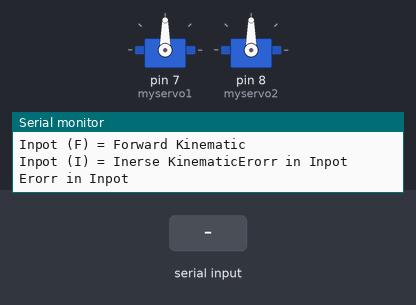
A sketch run on a simulated Arduino Uno, built with avr-gcc and run on an emulated ATmega328P. Parts: 2 × servo, the last lines printed to the serial monitor. The inputs (shaded band) are chosen by the test bench.

Above: at 1.2 s.
1.3 s: "F90\n" received over Serial
At 4.1 s:
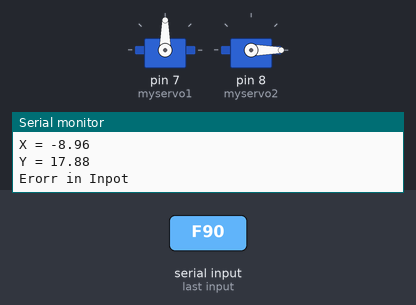
4.3 s: "I90\n" received over Serial
At 7.0 s:
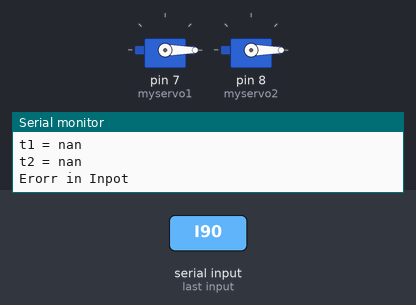
7.3 s: "F,45\n" received over Serial
At 10.1 s:
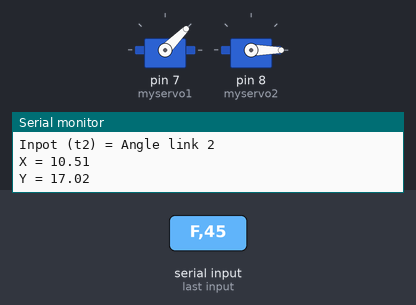
10.3 s: "I,45\n" received over Serial
At 13.4 s:
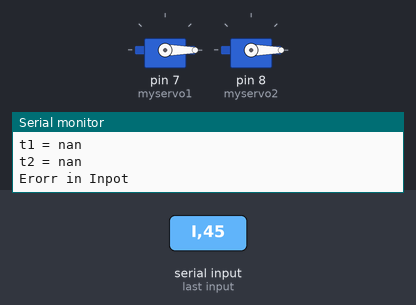
Timing chart, 0 to 14.3 s (numbered marks = the images above; inputs shaded):
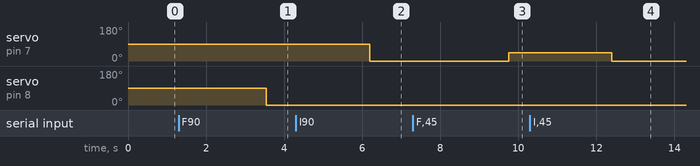

Measured:
- after the input at 1.3 s, servo on pin 8 (myservo2): 90° → 0° after 2.2 s
- after the input at 4.3 s, servo on pin 7 (myservo1): 90° → 0° after 1.9 s
- after the input at 7.3 s, servo on pin 7 (myservo1): 0° → 45° after 2.5 s
- after the input at 10.3 s, servo on pin 7 (myservo1): 45° → 0° after 2.1 s

The sketch:

Code_Arm_Robot.ino
```cpp
#include <Servo.h>

float X;
float Y;
float t1;
float t2;
float t;
float L1 = 10; // cm
float L2 = 10; //cm

Servo myservo1;
Servo myservo2;

void setup() {
  Serial.begin(9600);
  myservo1.attach(7);
  myservo2.attach(8);

  Serial.println("Inpot (F) = Forward Kinematic");
  Serial.print("Inpot (I) = Inerse Kinematic");

}

void loop() {
  char x=Serial.read();
  delay(500);
  if (x == 'F')
  {
    // do Thing  Forward Kinematic
    Serial.println("Inpot (t1) = Angle link 1");
    t1 = Serial.parseFloat();
    delay(500);
    Serial.println(  "Inpot (t2) = Angle link 2");
    t2 = Serial.parseFloat();

    X = L1 * cos(t1) + L2 * cos(t1 + t2);
    Y = L1 * sin(t1) + L2 * sin(t1 + t2);

    myservo1.write(t1);
    myservo2.write(t2);

    Serial.print("X = ");Serial.println(X);
    Serial.print("Y = ");Serial.println(Y);

    delay(15);
  }
  else if (x == 'I')
  {
    // do Thing Inerse Kinematic
    Serial.println("Inpot (X) = X-dirction");
    X = Serial.parseFloat();
    delay(100);
    Serial.println( "Inpot (Y) = Y-dirction");
    Y = Serial.parseFloat();

    float cost2 = (pow(X, 2) + pow(Y, 2) - pow(L1, 2) - pow(L2, 2)) / (2 * L1 * L2);
    t2 = acos(cost2);
    t = sqrt(pow(X, 2) + pow(Y, 2));
    t1=t-t2;

    myservo1.write(t1);
    myservo2.write(t2);

    Serial.print("t1 = ");Serial.println(t1);
    Serial.print("t2 = ");Serial.println(t2);

    delay(15);

  }
  else
  {
    // do Thing Erorr
    Serial.println("Erorr in Inpot");
    delay(15);
  }
}
```
